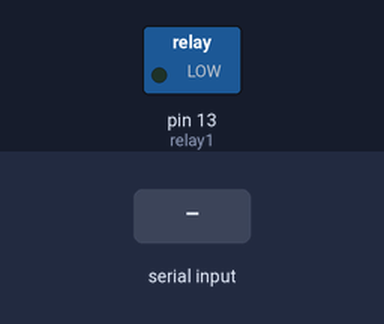
This sketch was run on a simulated Arduino Uno, built with avr-gcc and run on an emulated ATmega328P. Shown: switched loads named in the sketch (green lamp = pin HIGH). The test bench sets the inputs (shaded band).

Above: at 1.2 s.
1.3 s: "on" received over Serial
At 1.7 s:
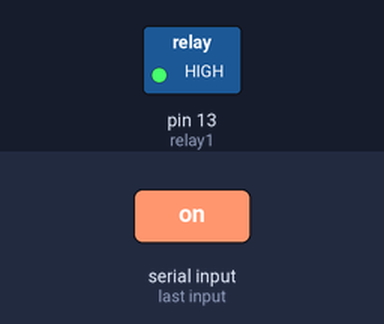
2.8 s: "off" received over Serial
At 3.2 s:
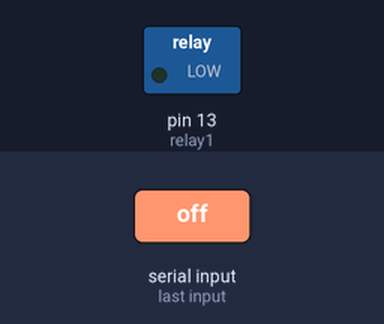
Timing chart, 0 to 5.8 s (numbered marks = the images above; inputs shaded):
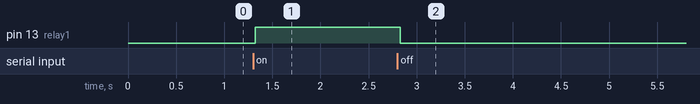

Measured:
- after the input at 1.3 s, pin 13 (relay1): LOW → HIGH at once
- after the input at 2.8 s, pin 13 (relay1): HIGH → LOW at once

The sketch:

home_voice.ino
```cpp
//SL IDEAS
//https://www.youtube.com/channel/UCsa_AZGAnWCcgYGkkGd_r4w/?sub_confirmation=1'

#define relay1 13    //Connect relay1 to pin 13

String voice;

void setup()
{
  Serial.begin(9600);            //Set rate for communicating with phone
  pinMode(relay1, OUTPUT);       //Set relay1 as an output

  digitalWrite(relay1, LOW);     //Switch relay1 off

}

void loop()
{
  while (Serial.available()){ //Check if there is an available byte to read
     delay(10); //Delay added to make thing stable
    char c = Serial.read(); //Conduct a serial read
    if (c == '#') {break;} //Exit the loop when the # is detected after the word
    voice += c; //Shorthand for voice = voice + c
  }
  if (voice.length() > 0)
  //////////////////////////////////////////////////////////////////
  {
    if(voice == "on"){           //Voice Command to ON Relay 01
      digitalWrite(relay1, HIGH);   //Relay 01 ON
      }

    ////////////////////////////////////////////////////////////////////

    else if(voice == "off") {      //Voice Command to OFF Relay 01
      digitalWrite(relay1, LOW);   //Relay 01 OFF
    }

    ////////////////////////////////////////////////////////////////////

  voice=""; //Reset the variable after initiating
  }
}
    ////////////////////////////////////////////////////////////////////////

void switchalloff()               //Function for turning OFF all relays
{
  digitalWrite(relay1, LOW);

}
void switchallon()                //Function for turning ON all relays
{
  digitalWrite(relay1, HIGH);

}
```
